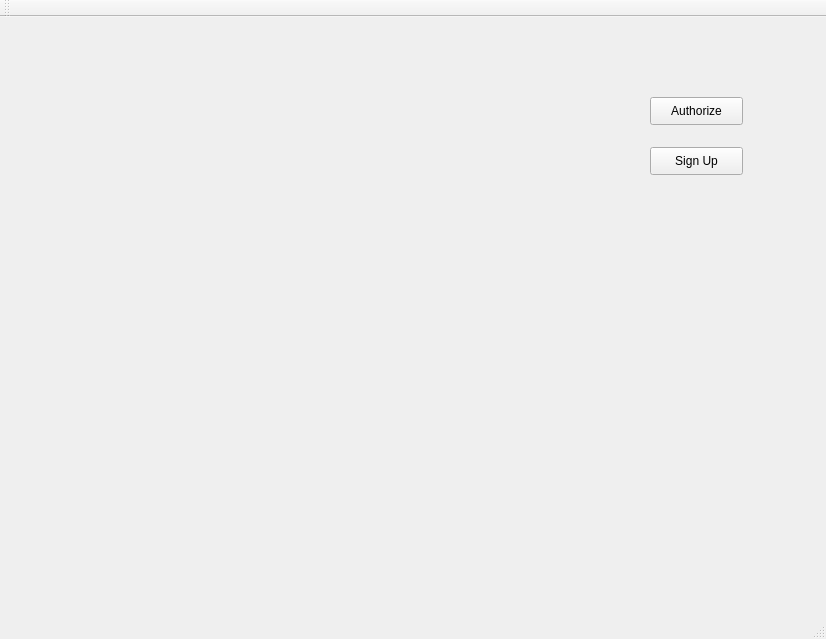
<?xml version="1.0" encoding="UTF-8"?>
<ui version="4.0">
 <class>MainWindow</class>
 <widget class="QMainWindow" name="MainWindow">
  <property name="geometry">
   <rect>
    <x>0</x>
    <y>0</y>
    <width>826</width>
    <height>639</height>
   </rect>
  </property>
  <property name="windowTitle">
   <string>MainWindow</string>
  </property>
  <widget class="QWidget" name="centralWidget">
   <widget class="QLabel" name="Pix_Parrot">
    <property name="geometry">
     <rect>
      <x>0</x>
      <y>0</y>
      <width>541</width>
      <height>531</height>
     </rect>
    </property>
    <property name="text">
     <string/>
    </property>
   </widget>
   <widget class="QPushButton" name="pushButton_Authorize">
    <property name="geometry">
     <rect>
      <x>650</x>
      <y>80</y>
      <width>93</width>
      <height>28</height>
     </rect>
    </property>
    <property name="text">
     <string>Authorize</string>
    </property>
   </widget>
   <widget class="QPushButton" name="pushButton_SignUP">
    <property name="geometry">
     <rect>
      <x>650</x>
      <y>130</y>
      <width>93</width>
      <height>28</height>
     </rect>
    </property>
    <property name="text">
     <string>Sign Up</string>
    </property>
   </widget>
  </widget>
  <widget class="QMenuBar" name="menuBar">
   <property name="geometry">
    <rect>
     <x>0</x>
     <y>0</y>
     <width>826</width>
     <height>26</height>
    </rect>
   </property>
  </widget>
  <widget class="QToolBar" name="mainToolBar">
   <attribute name="toolBarArea">
    <enum>TopToolBarArea</enum>
   </attribute>
   <attribute name="toolBarBreak">
    <bool>false</bool>
   </attribute>
  </widget>
  <widget class="QStatusBar" name="statusBar"/>
 </widget>
 <layoutdefault spacing="6" margin="11"/>
 <resources/>
 <connections/>
</ui>
